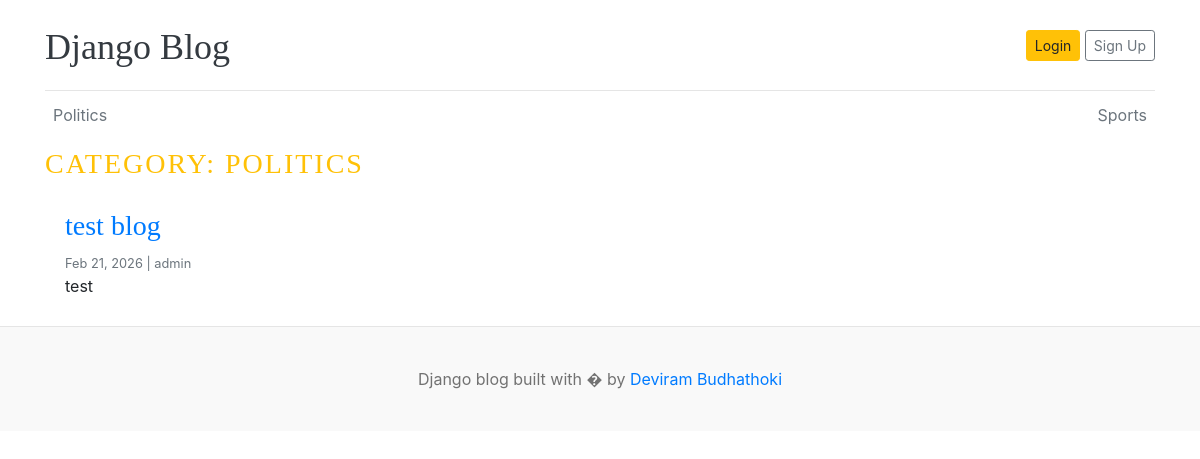
/category/1/, run on an earlier commit of the app's database.
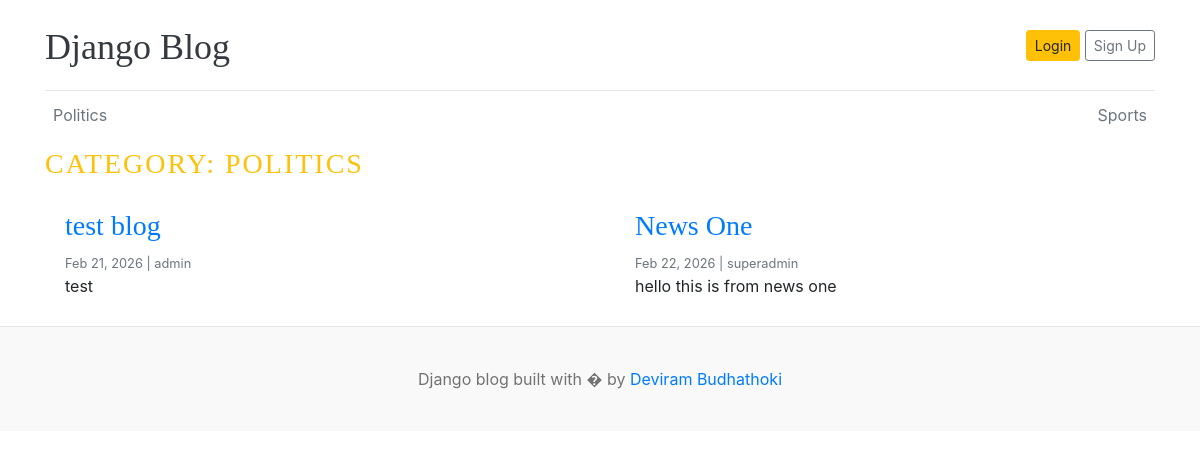
And on a later commit of the database.
### blogs/models.py (models this page shows, shortened)
class Category(models.Model):
    category_name = models.CharField(max_length=100, unique=True)
    created_at = models.DateTimeField(auto_now_add=True)
    updated_at = models.DateTimeField(auto_now=True)
    class Meta:
        verbose_name_plural = "Categories"

class Blog(models.Model):
    title= models.CharField(max_length=200)
    slug= models.SlugField(max_length=200, unique=True)
    category = models.ForeignKey(Category, on_delete=models.CASCADE)
    author = models.ForeignKey(User, on_delete=models.CASCADE)
    featured_image = models.ImageField(upload_to='uploads/%Y/%m/%d/')
    short_description = models.TextField(max_length=500)
    blog_body = models.TextField(max_length=5000)
    status = models.IntegerField(choices=STATUS_CHOICES, default=0)
    featured_post = models.BooleanField(default=False, null=True, blank=True)
    created_at = models.DateTimeField(auto_now_add=True)
    updated_at = models.DateTimeField(auto_now=True)

### blogs/views.py (the view)
# urls.py: path('<int:category_id>/', views.post_by_category, name='post_by_category'),
def post_by_category(request, category_id):
    posts = Blog.objects.filter(category=category_id, status=1)
    category = get_object_or_404(Category, pk=category_id)
    context = {
        'posts': posts,
        'category': category
    }
    return render(request, 'posts_by_category.html', context)

### blogs/context_processors.py (called while the page is built)
def get_categories(request):
    categories = Category.objects.all()
    return dict(categories=categories)

### templates/posts_by_category.html (shortened to what this page needs)
{% extends "base.html" %} {% block content %}
<div class="container">
  <h3 class="text-uppercase text-warning" style="letter-spacing: 2px">
    Category: {{ category.category_name }}
  </h3>
  <div class="row mb-2">
    {% if posts %} {% for post in posts %}
    <div class="col-md-6">
      <div class="card border-0">
        <div class="card-body">
          <h3><a href="{% url 'blogs' post.slug %}"> {{ post.title }} </a></h3>
          <small class="mb-1 text-muted"
            >{{ post.created_at|date:"M d, Y" }} | {{ post.author }}</small
          >
          <p class="card-text">
            {{ post.short_description | truncatewords:10 }}
          </p>
        </div>
      </div>
    </div>
    {% endfor %} {% else %}
    <div class="col-12">
      <div class="alert alert-info text-center" role="alert">
        No posts found in this category.
      </div>
    </div>
    {% endif %}
  </div>
</div>
{% endblock %}

### templates/base.html (shortened to what this page needs)
{% load static %}
<!doctype html>
<html lang="en">
  <head>
    <link
      href="https://getbootstrap.com/docs/4.0/dist/css/bootstrap.min.css"
      rel="stylesheet"
    />
    <link href="{% static 'css/style.css' %}" rel="stylesheet" />
  </head>
  <body>
    <div class="container">
      <header class="blog-header py-3">
        <div class="row flex-nowrap justify-content-between align-items-center">
          <div class="col-8 pt-1">
            <a class="blog-header-logo text-dark" href="/">Django Blog</a>
          </div>
          <div class="col-4 d-flex justify-content-end align-items-center">
            <a class="btn btn-sm btn-warning" href="#">Login</a> &nbsp;
            <a class="btn btn-sm btn-outline-secondary" href="#">Sign Up</a>
          </div>
        </div>
      </header>
      <div class="nav-scroller py-1 mb-2">
        <nav class="nav d-flex justify-content-between">
          {% for category in categories %}
          <a
            class="p-2 text-muted"
            href="{% url 'post_by_category' category.id %}"
            >{{ category.category_name }}</a
          >
          {% endfor %}
        </nav>
      </div>
    </div>
    {% block content %} {% endblock %}
    <footer class="blog-footer">
      <p>Django blog built with � by <a href="#"> Deviram Budhathoki </a></p>
    </footer>
  </body>
</html>

What changed in the data, as far as the page shows it:
added Blog: title "News One", created_at "Feb 22, 2026", author "superadmin", short_description "hello this is from news one"
